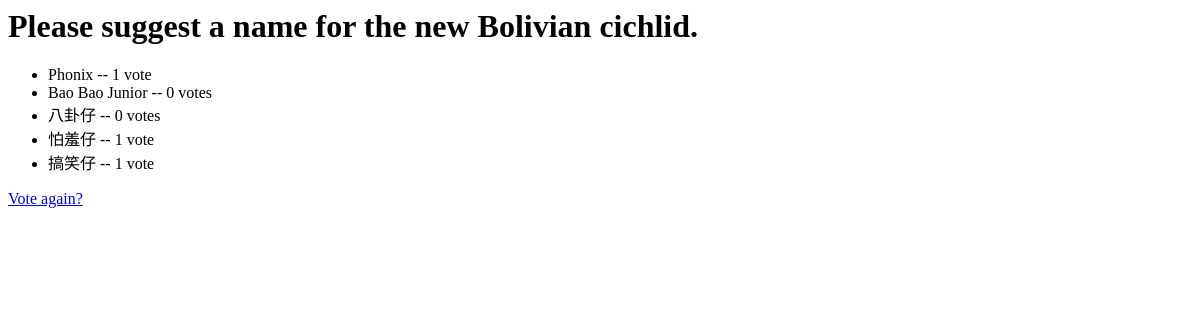
/polls/1/results/, run on an earlier commit of the app's database.
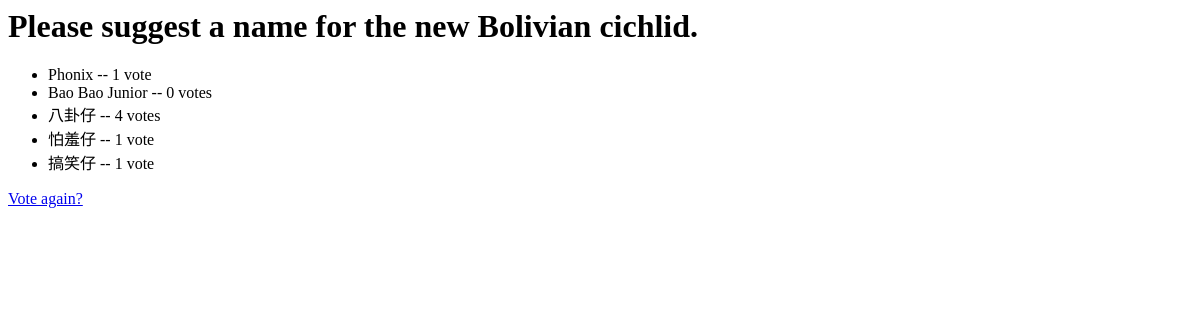
And on a later commit of the database.
### polls/models.py (models this page shows, shortened)
class Choice(models.Model):
    poll = models.ForeignKey(Poll)
    choice_text = models.CharField(max_length=200)
    votes = models.IntegerField(default=0)

### polls/views.py (the view)
# urls.py: url(r'^(?P<pk>\d+)/results/$', views.ResultsView.as_view(), name='results'),
class ResultsView(generic.DetailView):
    model = Poll
    template_name = 'polls/results.html'
    def get_queryset(self):
        return Poll.objects.filter(pub_date__lte=timezone.now())

### polls/templates/polls/results.html
<h1>{{ poll.question }}</h1>
<ul>
{% for choice in poll.choice_set.all %}
    <li>{{ choice.choice_text }} -- {{ choice.votes }} vote{{ choice.votes|pluralize }}</li>
{% endfor %}
</ul>
<a href="{% url 'polls:detail' poll.id %}">Vote again?</a>

What changed in the data, as far as the page shows it:
changed Choice "八卦仔": votes "0" → "4"
